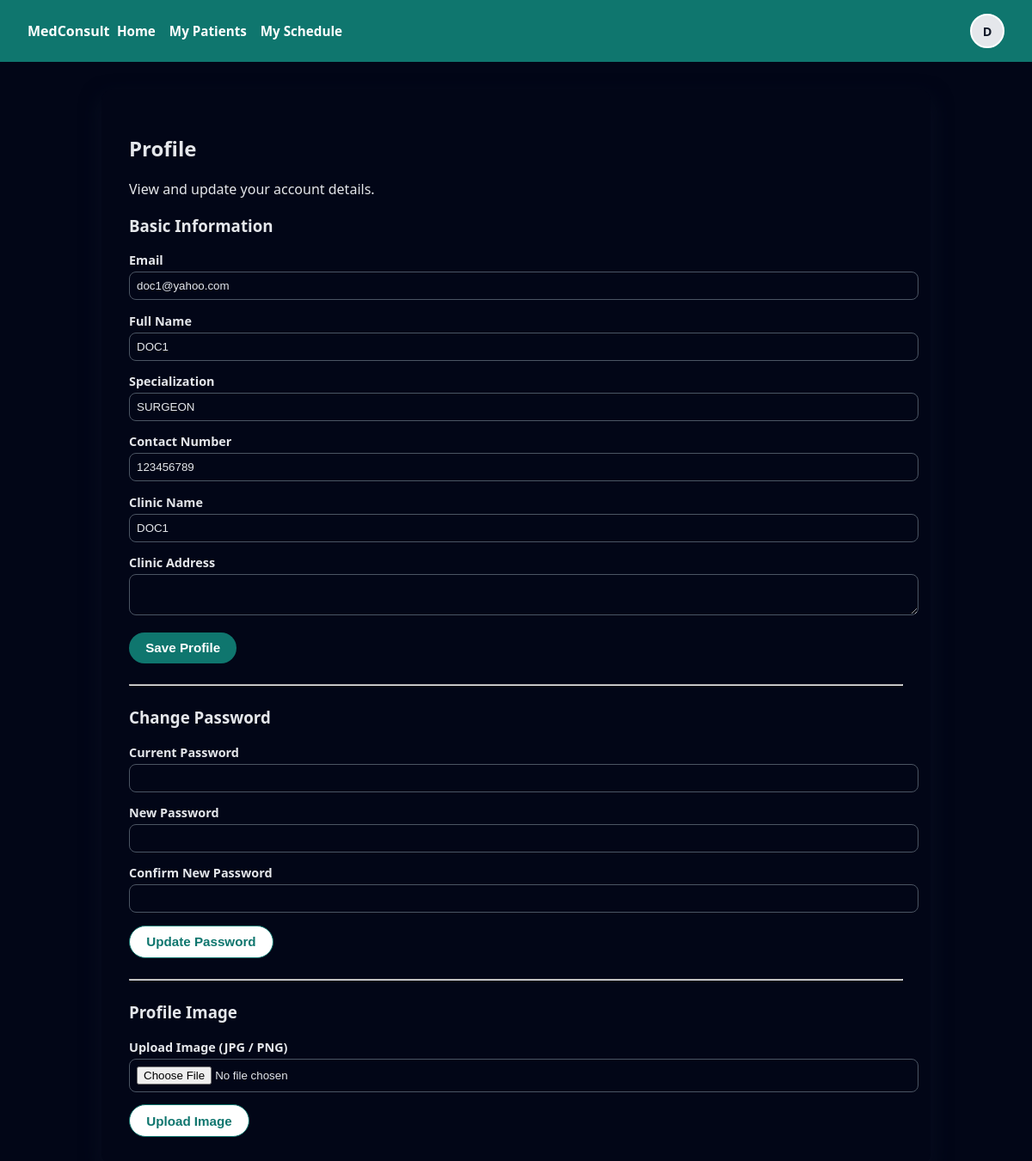
The page /profile/ (signed in) on the database its author committed.
### core/models.py (models this page shows, shortened)
class User(AbstractBaseUser, PermissionsMixin):
    ROLE_CHOICES = (
        ("patient", "Patient"),
        ("doctor", "Doctor"),
        ("admin", "Admin"),
    )
    id = models.UUIDField(primary_key=True, default=uuid.uuid4, editable=False)
    email = models.EmailField(unique=True)
    role = models.CharField(max_length=20, choices=ROLE_CHOICES)
    created_at = models.DateTimeField(auto_now_add=True)
    profile_image = models.ImageField(
        upload_to="profile_images/",
        blank=True,
        null=True,
    )
    theme_preference = models.CharField(
        max_length=10,
        choices=(("light", "Light"), ("dark", "Dark")),
        default="light",
    )
    location_tracking_enabled = models.BooleanField(default=False)
    is_active = models.BooleanField(default=True)
    is_staff = models.BooleanField(default=False)
    objects = UserManager()
    USERNAME_FIELD = "email"
    REQUIRED_FIELDS = []  # email + password only

class DoctorProfile(models.Model):
    id = models.UUIDField(primary_key=True, default=uuid.uuid4, editable=False)
    user = models.OneToOneField(User, on_delete=models.CASCADE, related_name="doctor_profile")
    full_name = models.CharField(max_length=255)
    specialization = models.CharField(max_length=255)
    license_number = models.CharField(max_length=255)
    years_of_experience = models.IntegerField()
    contact_number = models.CharField(max_length=50)
    clinic_name = models.CharField(max_length=255, blank=True, null=True)
    clinic_address = models.TextField(blank=True, null=True)
    bio = models.TextField(blank=True, null=True)

### core/views.py (the view, shortened to what this page needs)
# urls.py: path("profile/", views.profile_view, name="profile"),
@login_required
def profile_view(request):
    user = request.user
    patient_profile = getattr(user, "patient_profile", None)
    doctor_profile = getattr(user, "doctor_profile", None)
    context = {
        "user_obj": user,
        "patient_profile": patient_profile,
        "doctor_profile": doctor_profile,
    }
    return render(request, "core/profile.html", context)

### core/templates/core/profile.html (shortened to what this page needs)
{% extends "core/base.html" %}
{% block content %}
<h2>Profile</h2>
<p>View and update your account details.</p>
<h3>Basic Information</h3>
<form method="post">
    <div class="field">
        <label>Email</label>
        <input type="email" name="email" value="{{ user_obj.email }}" required>
    </div>
    {% if patient_profile %}
        <div class="field">
            <label>Full Name</label>
            <input type="text" name="full_name" value="{{ patient_profile.full_name }}">
        </div>
        <div class="field">
            <label>Contact Number</label>
            <input type="text" name="contact_number" value="{{ patient_profile.contact_number }}">
        </div>
        <div class="field">
            <label>Address</label>
            <textarea name="address" rows="2">{{ patient_profile.address }}</textarea>
        </div>
    {% elif doctor_profile %}
        <div class="field">
            <label>Full Name</label>
            <input type="text" name="full_name" value="{{ doctor_profile.full_name }}">
        </div>
        <div class="field">
            <label>Specialization</label>
            <input type="text" name="specialization" value="{{ doctor_profile.specialization }}">
        </div>
        <div class="field">
            <label>Contact Number</label>
            <input type="text" name="contact_number" value="{{ doctor_profile.contact_number }}">
        </div>
        <div class="field">
            <label>Clinic Name</label>
            <input type="text" name="clinic_name" value="{{ doctor_profile.clinic_name }}">
        </div>
        <div class="field">
            <label>Clinic Address</label>
            <textarea name="clinic_address" rows="2">{{ doctor_profile.clinic_address }}</textarea>
        </div>
    {% endif %}
    <button type="submit" class="button button-primary">Save Profile</button>
</form>
<hr style="margin:1.5rem 0;">
<h3>Change Password</h3>
<form method="post">
    <div class="field">
        <label>Current Password</label>
        <input type="password" name="current_password" required>
    </div>
    <div class="field">
        <label>New Password</label>
        <input type="password" name="new_password1" required>
    </div>
    <div class="field">
        <label>Confirm New Password</label>
        <input type="password" name="new_password2" required>
    </div>
    <button type="submit" class="button button-outline">Update Password</button>
</form>
<hr style="margin:1.5rem 0;">
<h3>Profile Image</h3>
<form method="post" enctype="multipart/form-data">
    <div class="field">
        <label>Upload Image (JPG / PNG)</label>
        <input type="file" name="profile_image" accept="image/jpeg,image/png">
    </div>
    <button type="submit" class="button button-outline">Upload Image</button>
</form>
{% endblock %}

### core/templates/core/base.html (shortened to what this page needs)
<!DOCTYPE html>
<html lang="en">
<head>
</head>
<body class="{% if request.user.is_authenticated and request.user.theme_preference == 'dark' %}theme-dark{% else %}theme-light{% endif %}">
<header>
    <div class="nav-left">
        <div class="brand">MedConsult</div>
        <a href="{% url 'welcome' %}">Home</a>
        {% if request.user.is_authenticated %}
            {% if request.user.role == "patient" %}
                <a href="{% url 'patient-appointments' %}">My Appointments</a>
                <a href="{% url 'payment-page' %}">Payments</a>
            {% elif request.user.role == "doctor" %}
                <a href="{% url 'doctor-appointments' %}">My Patients</a>
                <a href="{% url 'doctor-schedule' %}">My Schedule</a>
            {% elif request.user.role == "admin" %}
                <a href="/admin/">Admin</a>
            {% endif %}
        {% endif %}
    </div>
    <div class="nav-right">
        {% if request.user.is_authenticated %}
            <div class="avatar-wrapper" id="avatar-wrapper">
                <div class="avatar-circle" id="avatar-toggle">
                    {% if request.user.profile_image %}
                        <img src="{{ request.user.profile_image.url }}" alt="Profile">
                    {% else %}
                        <span class="avatar-initial">
                            {{ request.user.email|first|upper }}
                        </span>
                    {% endif %}
                </div>
            </div>
        {% else %}
            <a href="{% url 'login-page' %}">Login</a>
            <a href="{% url 'signup-patient-page' %}">Patient Signup</a>
            <a href="{% url 'signup-doctor-page' %}">Doctor Signup</a>
        {% endif %}
    </div>
</header>
<div class="container">
    {% block content %}{% endblock %}
</div>
</body>
</html>

### core/templates/core/base.html (style rules this page uses)
body { font-family: system-ui, -apple-system, BlinkMacSystemFont, "Segoe UI", sans-serif; margin: 0; padding: 0; }
body.theme-dark { background: #020617; color: #e5e7eb; }
header { background: #0f766e; color: white; padding: 1rem 2rem; display: flex; align-items: center; justify-content: space-between; }
header .brand { font-weight: 700; }
header .nav-left a, header .nav-center a { color: white; margin-right: 1rem; text-decoration: none; font-weight: 600; font-size: 0.95rem; }
header .nav-left, header .nav-center { display: flex; align-items: center; }
.container { max-width: 900px; margin: 2rem auto; background: white; padding: 2rem; border-radius: 0.75rem; box-shadow: 0 10px 25px rgba(15,23,42,0.08); }
body.theme-dark .container { background: #020617; color: #e5e7eb; box-shadow: 0 10px 25px rgba(15,23,42,0.5); }
.button { display: inline-block; padding: 0.6rem 1.2rem; border-radius: 999px; border: none; cursor: pointer; text-decoration: none; font-weight: 600; font-size: 0.95rem; }
.button-primary { background: #0f766e; color: white; }
.button-outline { border: 1px solid #0f766e; color: #0f766e; background: white; }
.field { margin-bottom: 0.9rem; }
.field label { display: block; font-size: 0.9rem; font-weight: 600; margin-bottom: 0.25rem; }
.field input, .field select, .field textarea { width: 100%; padding: 0.5rem; border-radius: 0.5rem; border: 1px solid #d1d5db; }
body.theme-dark .field input, body.theme-dark .field select, body.theme-dark .field textarea { background: #020617; color: #e5e7eb; border-color: #4b5563; }
.nav-right { display: flex; align-items: center; gap: 0.75rem; }
.avatar-wrapper { position: relative; }
.avatar-circle { width: 36px; height: 36px; border-radius: 999px; background: #e5e7eb; display: flex; align-items: center; justify-content: center; overflow: hidden; cursor: pointer; border: 2px solid #ffffff; }
.avatar-initial { font-size: 0.9rem; font-weight: 700; color: #111827; }

### rows shown on the page
User: user.email|first "D", email "doc1@yahoo.com"
DoctorProfile: full_name "DOC1", specialization "SURGEON", contact_number "123456789", clinic_name "DOC1"
